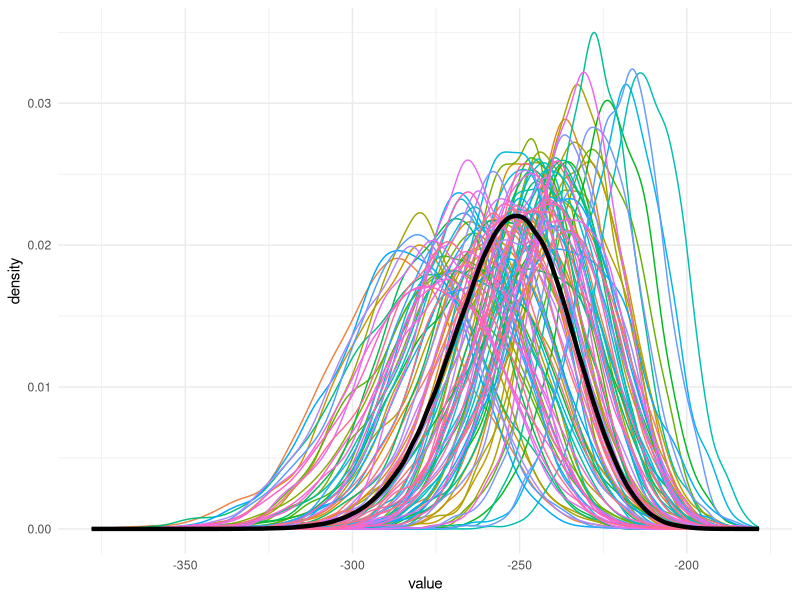
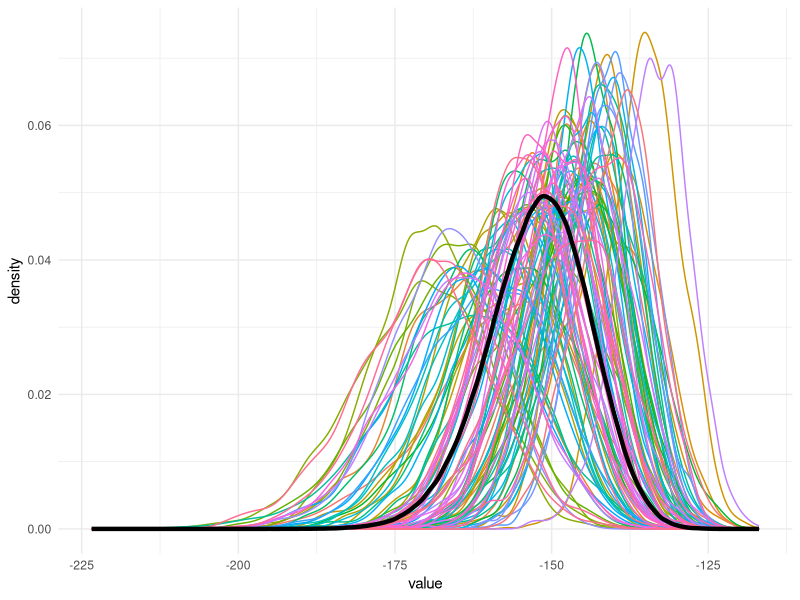
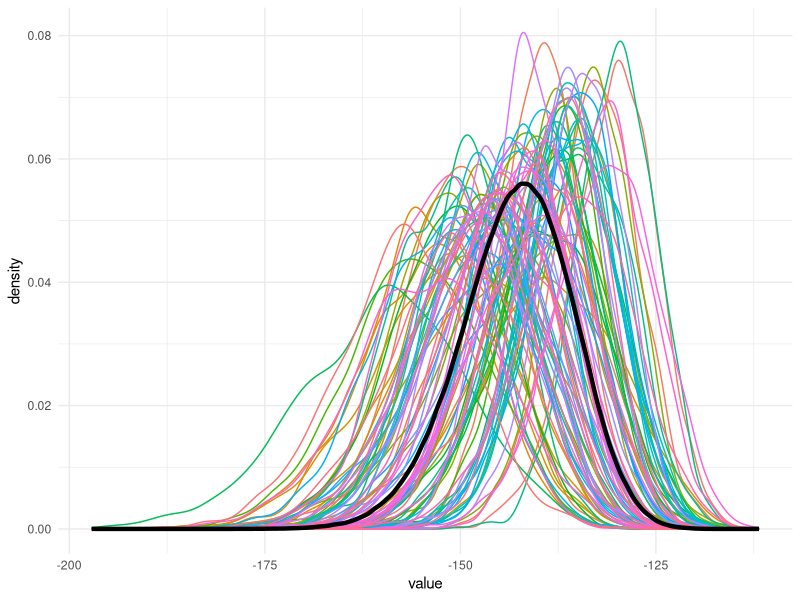

The R script that drew these images, in order: (Note: a time limit stopped this script after it produced the figures.)
library(reshape2)
library(ggplot2)

# Use density(whatever) to make kernel density plots

likelihood_sampling_variance_boostrap <- function(df, samp_size){

    ll_true <- rep(NA, 1e6)
    boot_matrix <- matrix(NA, 2000, 100)

    for(j in seq_len(length(ll_true))){
        ll_true[j] <- sum(dt(rt(samp_size, df), df, log = TRUE))
    }

    for(k in 1:100){        
        dat_obs <- rt(samp_size, df)
        bss_var_est <- c(NA, 2000)

        for(l in 1:2000){
            bss <- sample(dat_obs, replace = TRUE)
            bss_var_est[l] <- sum(dt(bss, df, log = TRUE))
        }

        boot_matrix[, k] <- bss_var_est
    }

    boot_matrix <- melt(data.frame(boot_matrix))
    ggplot(boot_matrix, aes(value, color = variable)) + geom_density()
    
    final_plot <- ggplot() +
                    geom_density(data = boot_matrix,
                        aes(value, color = variable)) + 
                    geom_density(data = data.frame(ll_true),
                        aes(x = ll_true),
                        color = "black",
                        size = 1.5) +
                    theme_minimal() +
                    theme(legend.position = "none")

    return(final_plot)
}


df1 <- likelihood_sampling_variance_boostrap(1, 100)
png(filename = "1df.png")
df1 
dev.off()

df10 <- likelihood_sampling_variance_boostrap(10, 100)
png(filename = "10df.png")
df10 
dev.off()

df100 <- likelihood_sampling_variance_boostrap(100, 100)
png(filename = "100df.png")
df100 
dev.off()


# Trying out a smaller sample size

df1ss50 <- likelihood_sampling_variance_boostrap(1, 50)
png(filename = "1dfss50.png")
df1ss50
dev.off()

df10ss50 <- likelihood_sampling_variance_boostrap(10, 50)
png(filename = "10dfss50.png")
df10ss50 
dev.off()

df100ss50 <- likelihood_sampling_variance_boostrap(100, 50)
png(filename = "100dfss50.png")
df100ss50 
dev.off()

df01ss50 <- likelihood_sampling_variance_boostrap(.01, 50)
png(filename = "01dfss50.png")
df01ss50 
dev.off()
